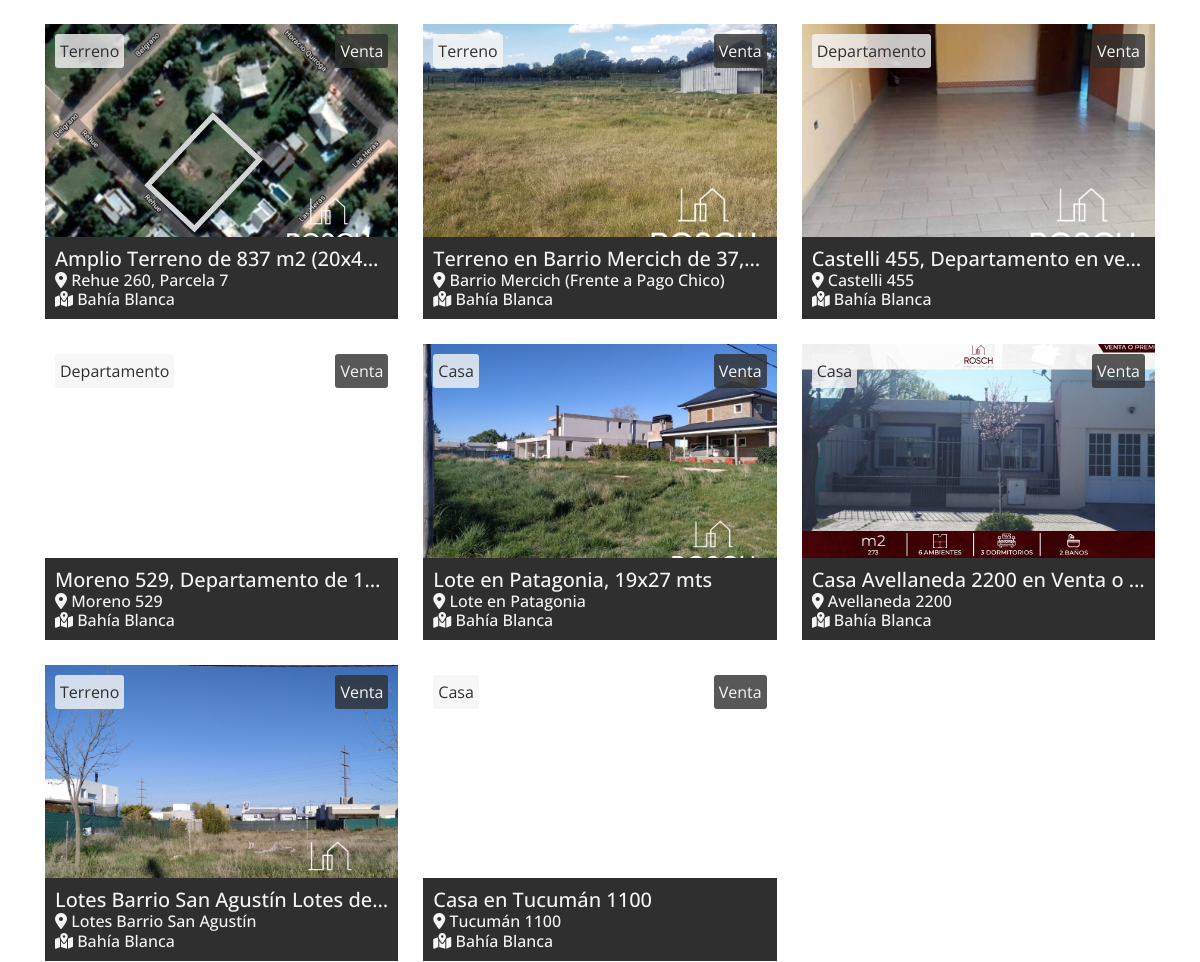
Before: /propiedades.php (middle part) with the older database file.
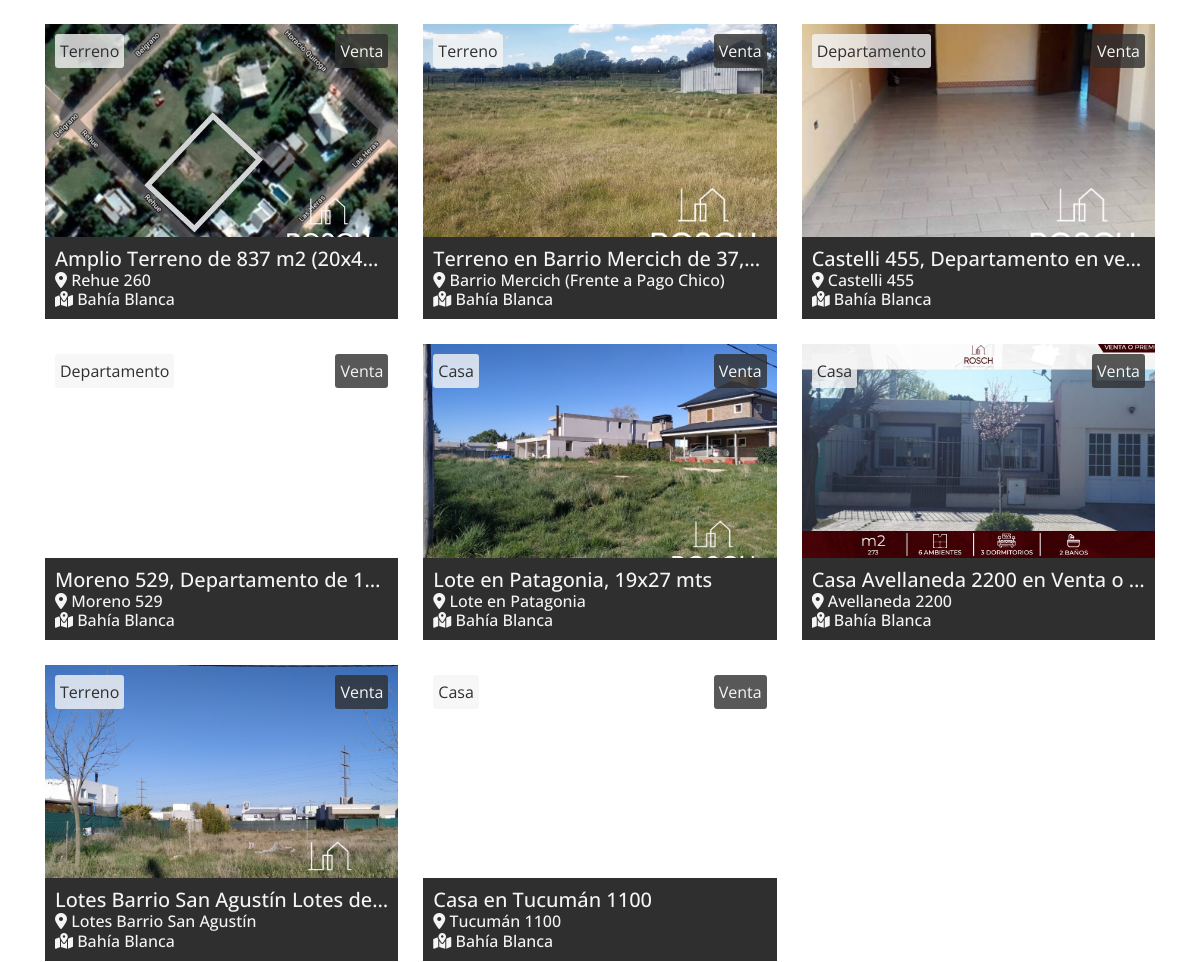
After: the same page with the newer database file.
### tables this page shows
CREATE TABLE `propiedades` (
  `ID_Propiedad` int(11) NOT NULL,
  `Título` varchar(255) NOT NULL,
  `Dirección` varchar(255) NOT NULL,
  `ID_Tipo` tinyint(4) NOT NULL,
  `Piso` tinyint(4) DEFAULT NULL,
  `Departamento` varchar(20) DEFAULT NULL,
  `Descripción` text DEFAULT NULL,
  `Localidad` varchar(255) NOT NULL,
  `Categoría` varchar(255) NOT NULL
);

### propiedades.php (the view, shortened to what this page needs)
<?php
require_once("conexion.php");
if (empty($_GET)) {
	$consulta = $conexionBD->prepare("SELECT propiedades.ID_Propiedad, propiedades.Título, propiedades.Dirección, tipos_propiedades.Nombre_Tipo AS Tipo, propiedades.Piso, propiedades.Departamento, propiedades.Descripción, propiedades.Localidad, propiedades.Categoría FROM propiedades INNER JOIN tipos_propiedades ON propiedades.ID_Tipo = tipos_propiedades.ID_Tipo WHERE Categoría!='No disponible'");
	$consulta->execute();
	$resultados = $consulta->fetchAll();
} else if(isset($_GET['Nombre'])) {
	$consulta = $conexionBD->prepare("SELECT propiedades.ID_Propiedad, propiedades.Título, propiedades.Dirección, tipos_propiedades.Nombre_Tipo AS Tipo, propiedades.Piso, propiedades.Departamento, propiedades.Descripción, propiedades.Localidad, propiedades.Categoría FROM propiedades INNER JOIN tipos_propiedades ON propiedades.ID_Tipo = tipos_propiedades.ID_Tipo WHERE Título LIKE ?");
	$consulta->execute(array("%" . $_GET['Nombre'] . "%"));
	$resultados = $consulta->fetchAll();
}
?>
<!DOCTYPE html>
<html lang="en">
<head>
	<link rel="stylesheet" href="https://stackpath.bootstrapcdn.com/bootstrap/4.5.2/css/bootstrap.min.css">
	<link href='https://cdn.jsdelivr.net/npm/boxicons@2.0.5/css/boxicons.min.css' rel='stylesheet'>
	<link rel="stylesheet" href="css/master.css">
	<link rel="stylesheet" href="css/propiedades.css">
</head>
<body>
	<section class="propiedades">
							<?php
								$tipos = $conexionBD->prepare("SELECT * FROM tipos_propiedades;");
								$tipos->execute();
								$tipos = $tipos->fetchAll();
							?>
		<div class="container">
		<?php foreach ($resultados as $resultado => $propiedad): ?>
			<div class="propiedad">
				<a class="cat" href="<?php echo 'propiedades.php?Tipo=&Localidad=&Categoría=' . $propiedad['Categoría']; ?>">
					<?php echo $propiedad['Categoría']; ?>
				</a>
				<?php foreach ($tipos as $resultado => $nombre): ?>
					<?php if ($nombre['Nombre_Tipo'] == $propiedad['Tipo']): ?>
						<a class="type" href="propiedades.php?Tipo=<?php echo $nombre['ID_Tipo'] ?>&Localidad=&Categoría=Ambas"> <?php echo $propiedad['Tipo']; ?> </a>
					<?php endif; ?>
				<?php endforeach; ?>
				<a href="detalles.php?Propiedad=<?php echo $propiedad['ID_Propiedad'] ?>" class="detail-link">
					<div class="back" style="background-image: url('imgs/propiedades/<?php echo $propiedad['Título']; ?>/<?php echo scandir("imgs/propiedades/{$propiedad['Título']}")[2]; ?>'); background-position: center; background-size: cover; background-repeat: no-repeat;"></div>
					<div class="desc">
						<h5 title="<?php echo $propiedad['Título']; ?>"><?php echo $propiedad['Título']; ?></h6>
						<h6 title="<?php echo $propiedad['Dirección']; ?>"><i class="fas fa-map-marker-alt"></i> <?php echo $propiedad['Dirección']; ?></h6>
						<h6 title="<?php echo $propiedad['Localidad']; ?>"><i class="fas fa-map-marked-alt"></i> <?php echo $propiedad['Localidad']; ?></h6>
					</div>
				</a>
			</div>
		<?php endforeach; ?>
		</div>
	</section>
</body>
</html>

Changed rows visible on the page:
changed propiedades "Amplio Terreno de 837 m2 (20x4…": Dirección "Rehue 260, Parcela 7" → "Rehue 260"
